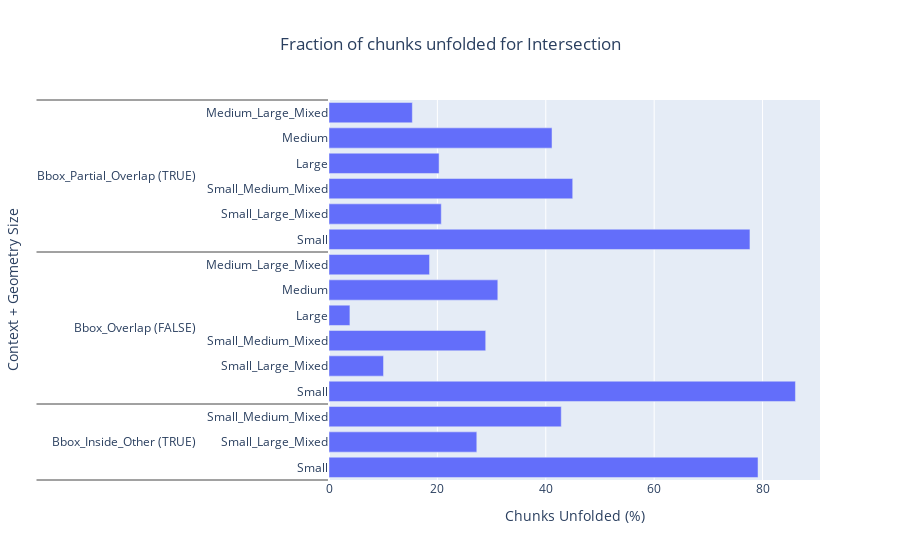
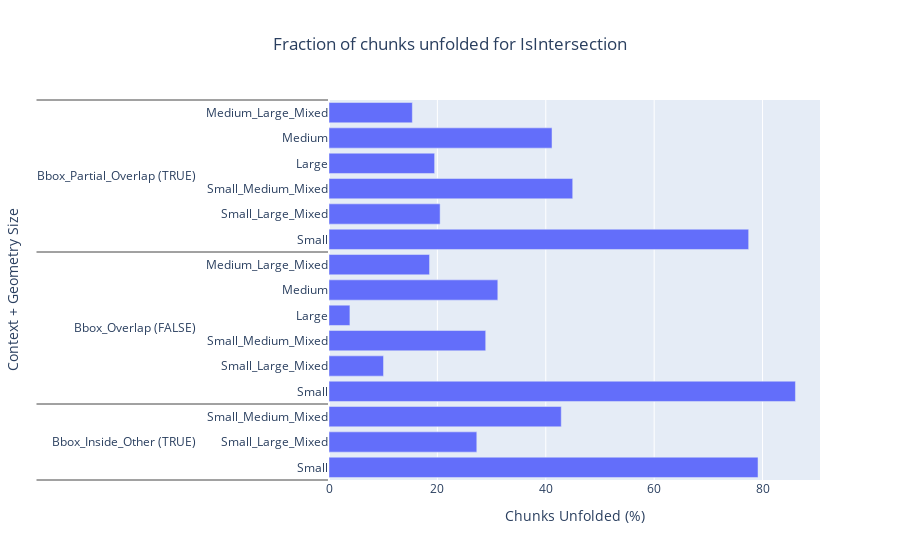

Notebook code for these charts, in order:
### Markdown cell above
#### (%) Unfolding of chunks

### Code cell
plot_chunk_unfolded_frac(chunk_unfolded_df, is_predicate=False, is_baseline=False)
plot_chunk_unfolded_frac(chunk_unfolded_df, is_predicate=True, is_baseline=False)

### Figure 1 — Plotly figure (JSON) as saved in the notebook; plotly's stock layout.template omitted (floating-point values rounded to 4 significant figures)
{"data": [{"name": "Chunk fraction unfolded", "orientation": "h", "type": "bar", "x": [79.17, 27.27, 42.86, 3.858, 31.15, 18.55, 86.07, 10.06, 28.91, 20.31, 41.15, 15.38, 77.68, 20.72, 44.97], "y": [["Bbox_Inside_Other (TRUE)", "Bbox_Inside_Other (TRUE)", "Bbox_Inside_Other (TRUE)", "Bbox_Overlap (FALSE)", "Bbox_Overlap (FALSE)", "Bbox_Overlap (FALSE)", "Bbox_Overlap (FALSE)", "Bbox_Overlap (FALSE)", "Bbox_Overlap (FALSE)", "Bbox_Partial_Overlap (TRUE)", "Bbox_Partial_Overlap (TRUE)", "Bbox_Partial_Overlap (TRUE)", "Bbox_Partial_Overlap (TRUE)", "Bbox_Partial_Overlap (TRUE)", "Bbox_Partial_Overlap (TRUE)"], ["Small", "Small_Large_Mixed", "Small_Medium_Mixed", "Large", "Medium", "Medium_Large_Mixed", "Small", "Small_Large_Mixed", "Small_Medium_Mixed", "Large", "Medium", "Medium_Large_Mixed", "Small", "Small_Large_Mixed", "Small_Medium_Mixed"]]}], "layout": {"barmode": "relative", "title": {"text": "Fraction of chunks unfolded for Intersection ", "x": 0.5}, "xaxis": {"title": {"text": "Chunks Unfolded (%)"}}, "yaxis": {"title": {"text": "Context + Geometry Size"}}}}

### Figure 2 — Plotly figure (JSON) as saved in the notebook; plotly's stock layout.template omitted (floating-point values rounded to 4 significant figures)
{"data": [{"name": "Chunk fraction unfolded", "orientation": "h", "type": "bar", "x": [79.17, 27.27, 42.86, 3.858, 31.15, 18.55, 86.07, 10.06, 28.91, 19.49, 41.15, 15.38, 77.44, 20.51, 44.97], "y": [["Bbox_Inside_Other (TRUE)", "Bbox_Inside_Other (TRUE)", "Bbox_Inside_Other (TRUE)", "Bbox_Overlap (FALSE)", "Bbox_Overlap (FALSE)", "Bbox_Overlap (FALSE)", "Bbox_Overlap (FALSE)", "Bbox_Overlap (FALSE)", "Bbox_Overlap (FALSE)", "Bbox_Partial_Overlap (TRUE)", "Bbox_Partial_Overlap (TRUE)", "Bbox_Partial_Overlap (TRUE)", "Bbox_Partial_Overlap (TRUE)", "Bbox_Partial_Overlap (TRUE)", "Bbox_Partial_Overlap (TRUE)"], ["Small", "Small_Large_Mixed", "Small_Medium_Mixed", "Large", "Medium", "Medium_Large_Mixed", "Small", "Small_Large_Mixed", "Small_Medium_Mixed", "Large", "Medium", "Medium_Large_Mixed", "Small", "Small_Large_Mixed", "Small_Medium_Mixed"]]}], "layout": {"barmode": "relative", "title": {"text": "Fraction of chunks unfolded for IsIntersection ", "x": 0.5}, "xaxis": {"title": {"text": "Chunks Unfolded (%)"}}, "yaxis": {"title": {"text": "Context + Geometry Size"}}}}
